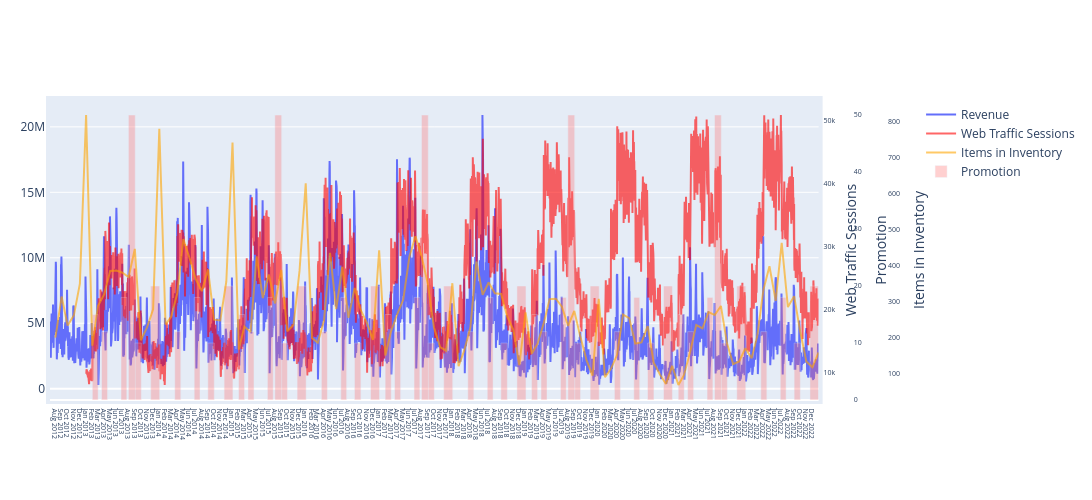

The notebook cell saved with this chart:
### Code cell
fig = make_subplots()
fig.add_trace(go.Scatter(x=files['sales']['Date'], y=files['sales']['Revenue'], mode='lines', name='Revenue'))
fig.add_trace(go.Scatter(x=files['web_traffic']['date'], y=files['web_traffic']['sessions'], mode='lines', opacity=0.6, name='Web Traffic Sessions', yaxis='y2', marker_color='red'))
fig.add_trace(go.Scatter(x=inv['snapshot_date'], y=inv['units_received'], opacity=0.6, name='Items in Inventory', yaxis='y4', marker_color='orange'))

duration_ms = (files['promotions']['end_date'] - files['promotions']['start_date']).dt.total_seconds() * 1000

# 2. Calculate the 'center' of the bar so it sits correctly on the timeline
start_dates = pd.to_datetime(files['promotions']['start_date'])
center_dates = start_dates + (files['promotions']['end_date'] - start_dates) / 2

fig.add_trace(go.Bar(
    x=center_dates,         # Position of the bar on the timeline
    y=files['promotions']['discount_value'],
    width=duration_ms,      # Width in milliseconds
    name='Promotion',
    yaxis='y3',
    opacity=0.5,
    marker_color='rgba(255, 100, 100, 0.6)'
))

fig.update_xaxes(
    tickformat="%b %Y",  # Result: "Jan 2023"
    dtick="M1",           # Forces a tick at every 1 month interval
    tickfont=dict(size=7), 
    domain=[0, 0.9]
)

fig.update_layout(
    autosize=False,
    width=1500,
    height=500,
    margin=dict(l=50, r=50, b=100, t=100, pad=4), # Optional: adjust margins

    yaxis2=dict(
        title="Web Traffic Sessions",
        overlaying='y',
        side='right',
        showgrid=False,
        tickfont=dict(size=7)
    ),
    yaxis3=dict(
        title="Promotion",
        overlaying='y',
        side='right',
        showgrid=False,
        tickfont=dict(size=7),
        anchor="free",
        position=0.94
    ),
    yaxis4=dict(
        title="Items in Inventory",
        overlaying='y',
        side='right',
        showgrid=False,
        tickfont=dict(size=7),
        anchor="free",
        position=0.98
    )
)   

fig.show()
